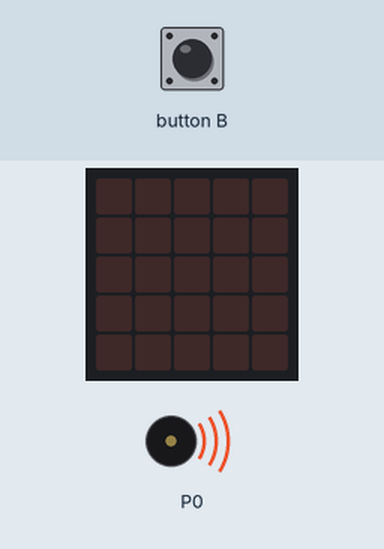
The program below on a simulated BBC micro:bit (MakeCode). Parts: the board's 5×5 LED display, buzzer (waves = sounding). The test bench sets the inputs (shaded band).

Above: at 6.2 s.
6.3 s: button B pressed for 0.15 s
At 6.9 s:
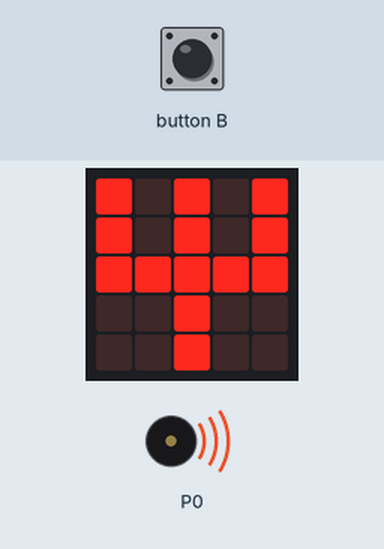
Timing chart, 0 to 15.3 s (numbered marks = the images above; inputs shaded):
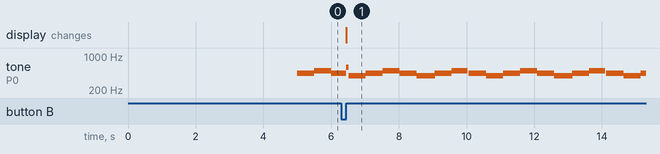

Measured:
- after the input at 6.3 s, the display: changes after 0.15 s (image 1)
- by itself, tone on P0: repeats every 4.1 s: 392 Hz 0.51 s, 440 Hz 0.51 s, 494 Hz 0.51 s, 440 Hz 0.51 s, 392 Hz 0.53 s, 440 Hz 0.51 s, 494 Hz 0.47 s, silent 0.03 s, 440 Hz 0.51 s

The program:

main.ts
```typescript
input.onButtonPressed(Button.B, function () {
    music.ringTone(587)
    basic.showIcon(IconNames.Pitchfork)
})
basic.pause(5000)
basic.forever(function () {
    music.play(music.stringPlayable("A B A G A B A G ", 120), music.PlaybackMode.UntilDone)
    music.play(music.tonePlayable(262, music.beat(BeatFraction.Breve)), music.PlaybackMode.InBackground)
    music.play(music.tonePlayable(294, music.beat(BeatFraction.Breve)), music.PlaybackMode.InBackground)
    music.play(music.tonePlayable(349, music.beat(BeatFraction.Breve)), music.PlaybackMode.InBackground)
    music.play(music.tonePlayable(349, music.beat(BeatFraction.Breve)), music.PlaybackMode.InBackground)
    music.play(music.tonePlayable(392, music.beat(BeatFraction.Double)), music.PlaybackMode.InBackground)
})
```

test.ts
```typescript
// 在這裡測試；當此封包作為擴充功能時，將不會編譯此內容。
```
